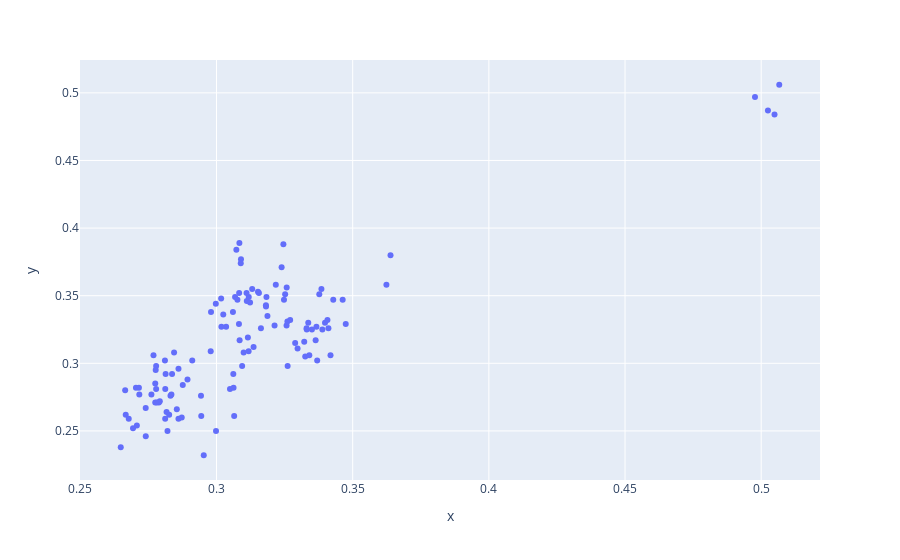

The notebook cell saved with this chart:
### Code cell
import plotly.express as px

px.scatter(x=np.array(predictions), y=y_test)
